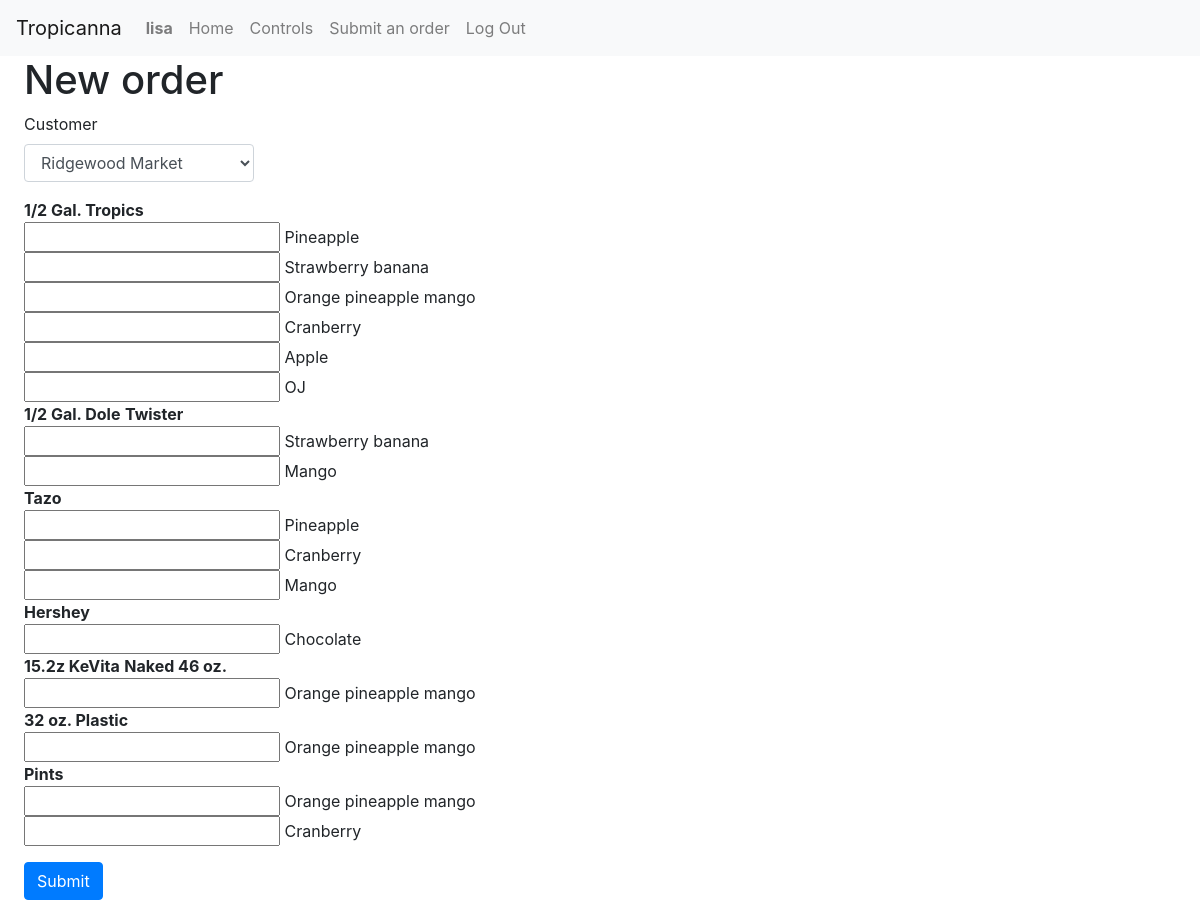
/order (signed in), run on an earlier commit of the app's database.
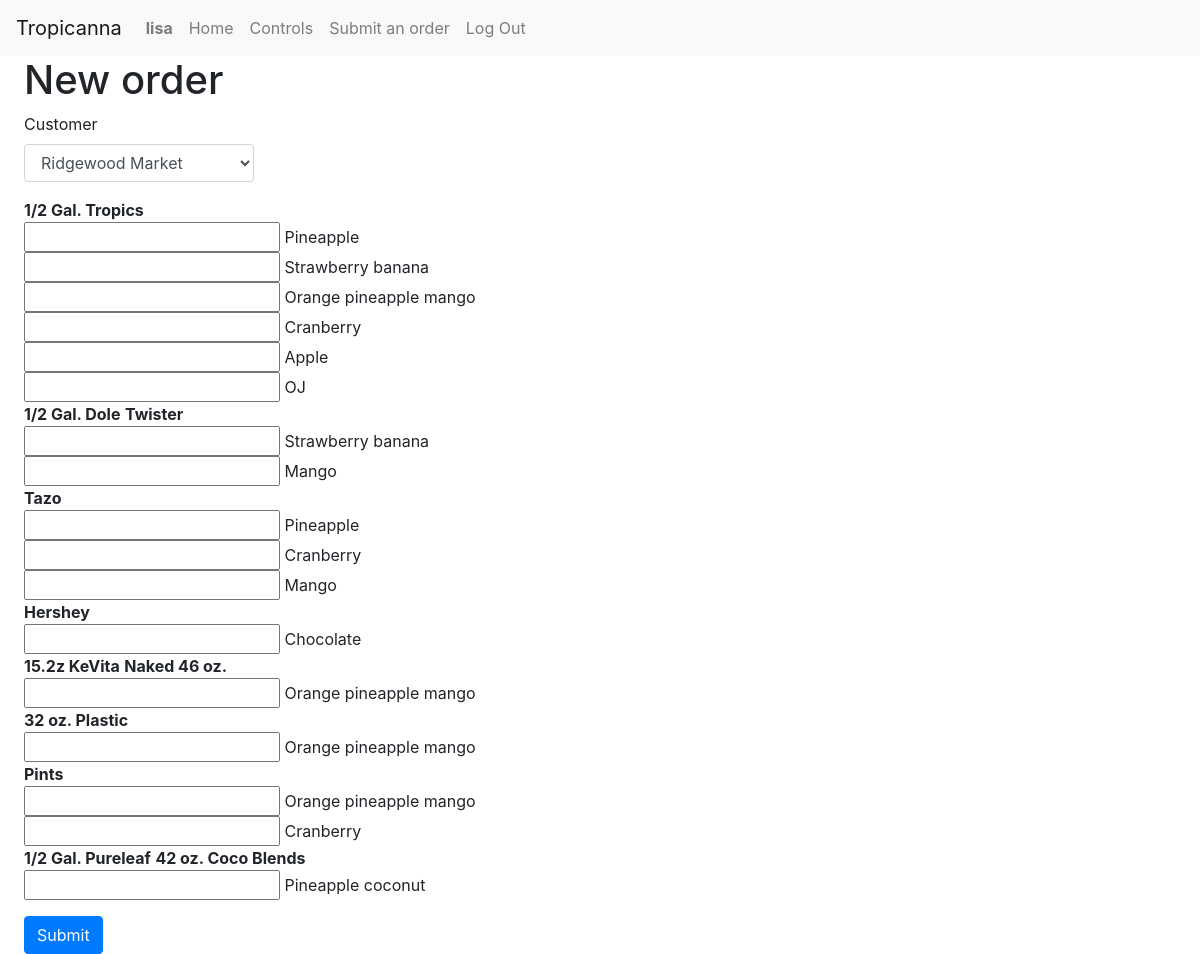
And on a later commit of the database.
### tropicanna/models.py (models this page shows, shortened)
class Category(models.Model):
    name = models.CharField(max_length=100)
    price = models.DecimalField(max_digits=8, decimal_places=2)
    flavors = models.ManyToManyField(
        Flavor, blank=True, related_name="categories")

class Flavor(models.Model):
    name = models.CharField(max_length=100)

### tropicanna/views.py (the view)
# urls.py: path("order", views.order, name="order"),
@login_required
def order(request):
    if request.method == "POST":
        data = request.body
        print(data)
        return HttpResponseRedirect(reverse("index"))
    else:
        return render(request, "tropicanna/order.html", {
            "customers": Customer.objects.all(),
            "all_categories": Category.objects.all(),
        })

### tropicanna/templates/tropicanna/order.html (shortened to what this page needs)
{% extends "tropicanna/layout.html" %}
{% block body %}
<h1>New order</h1>
<form action="{% url 'order' %}" method="post">
	<div class="form-group">
		<label>Customer</label>
		<select name="customer" class="form-control">
			{% for customer in customers %}
			<option value="{{ customer.id }}">{{ customer.name }}</option>
			{% endfor %}
		</select>
	</div>
	<div class="form-group">
		{% for category in all_categories %}
		<strong>{{category.name}}</strong>
		{% for flavor in category.flavors.all %}
		<div>
			<input type="number" category="{{category.name}}" name="{{flavor.name}}-quantity" step="1">
			{{flavor.name}}
		</div>
		{% endfor %}
		{% endfor %}
	</div>
	<input type="submit" class="btn btn-primary" />
</form>
{% endblock %}

What changed in the data, as far as the page shows it:
added Category: name "1/2 Gal. Pureleaf"
added Category: name "42 oz. Coco Blends"
added Flavor: name "Pineapple coconut", shown under "42 oz. Coco Blends"
